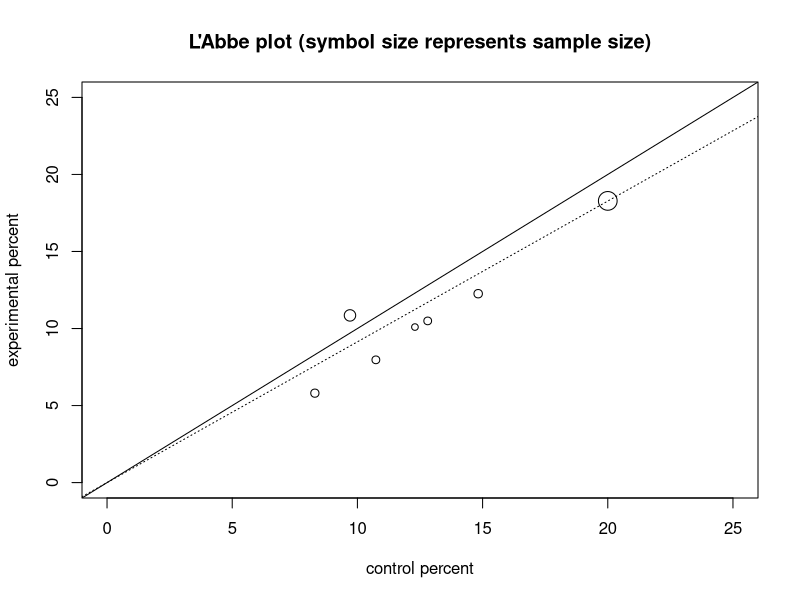
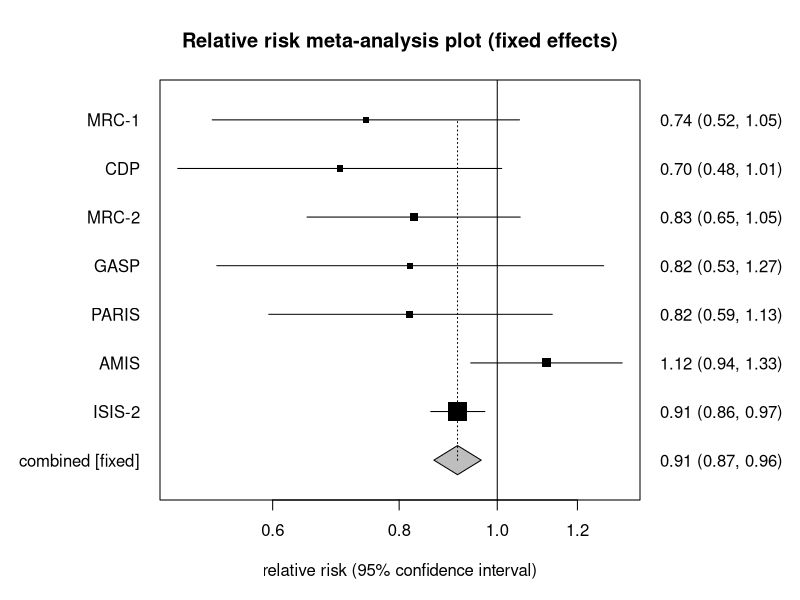
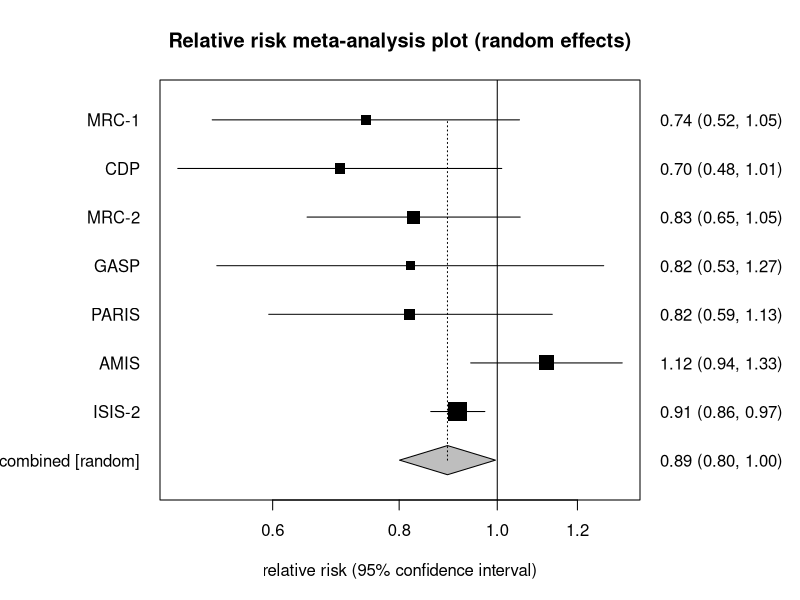

Reproduce these figures in R, in order.
# Relative risk meta-analysis: the StatsDirect help example (Fleiss and Gross 1991,
# deaths after myocardial infarction in seven placebo-controlled trials of aspirin;
# the test workbook's Meta-analysis worksheet columns A to E) in R
study <- c("MRC-1", "CDP", "MRC-2", "GASP", "PARIS", "AMIS", "ISIS-2")
exposed_total <- c(615, 758, 832, 317, 810, 2267, 8587)
exposed_cases <- c(49, 44, 102, 32, 85, 246, 1570)
control_total <- c(624, 771, 850, 309, 406, 2257, 8600)
control_cases <- c(67, 64, 126, 38, 52, 219, 1720)

# Each study's fourfold table in the report's order: a = exposed cases, b = control
# cases, cx = exposed non-cases and d = control non-cases (cx, because c is R's
# function for making a vector)
a <- exposed_cases
b <- control_cases
cx <- exposed_total - exposed_cases
d <- control_total - control_cases
n <- a + b + cx + d
k <- length(a)
z <- qnorm(0.975)
six <- function(x) formatC(x, digits = 6, format = "f", drop0trailing = TRUE)
one <- function(x) formatC(x, digits = 1, format = "f", drop0trailing = TRUE)
pv <- function(p) {
  if (p < 0.0001) "P < 0.0001" else
    paste("P =", formatC(p, digits = 4, format = "f", drop0trailing = TRUE))
}

# Base R has no meta-analysis function, so the report is built from the formulae.
# The relative risk of each study, with Koopman's (1984) likelihood score interval:
# at a trial value of the ratio the two risks are estimated under the constraint
# that they stand in that ratio (the root of a quadratic in the control risk), and
# the limits are the ratios at which the score statistic for the exposed count
# reaches plus and minus the normal deviate. This holds when every cell is filled;
# the program adjusts a total equal to its count by a half before solving.
rr <- (a / (a + cx)) / (b / (b + d))
koopman <- function(x1, n1, x0, n0) {
  score <- function(theta) {
    qa <- (n0 + n1) * theta
    qb <- -((x0 + n1) * theta + x1 + n0)
    qc <- x0 + x1
    p0 <- (-qb - sqrt(qb^2 - 4 * qa * qc)) / (2 * qa)
    p1 <- p0 * theta
    v <- 1 / ((1 - p0) / (n0 * p0) + (1 - p1) / (n1 * p1))
    (x1 - n1 * p1) / (1 - p1) / sqrt(v)
  }
  est <- (x1 / n1) / (x0 / n0)
  c(uniroot(function(t) score(t) - z, c(est / 100, est), tol = 1e-12)$root,
    uniroot(function(t) score(t) + z, c(est, est * 100), tol = 1e-12)$root)
}
ci <- t(mapply(koopman, a, a + cx, b, b + d))
cat("Stratum  Relative risk  95% CI (Koopman)\n")
for (i in 1:k) cat(i, six(rr[i]), six(ci[i, 1]), six(ci[i, 2]), study[i], "\n")

# Fixed effects: the Mantel-Haenszel type pooled risk ratio of Rothman and Boice,
# with the Greenland-Robins variance of its log for the interval and chi-square
w_mh <- b * (a + cx) / n
rr_mh <- sum(a * (b + d) / n) / sum(w_mh)
v_mh <- sum(((a + b) * (a + cx) * (b + d) - a * b * n) / n^2) /
  (sum(a * (b + d) / n) * sum(w_mh))
x2 <- log(rr_mh)^2 / v_mh

# Cochran's Q about the pooled log risk ratio above, each study weighted by the
# inverse of the usual variance of its log relative risk; the DerSimonian-Laird
# moment estimate of the between studies variance then inflates each variance for
# the random effects weights
lrr <- log(rr)
v_i <- 1 / a + 1 / b - 1 / (a + cx) - 1 / (b + d)
w_i <- 1 / v_i
q <- sum(w_i * (lrr - log(rr_mh))^2)
tau2 <- max(0, (q - (k - 1)) / (sum(w_i) - sum(w_i^2) / sum(w_i)))
w_dl <- 1 / (tau2 + v_i)
rr_dl <- exp(sum(w_dl * lrr) / sum(w_dl))
dl_ci <- exp(sum(w_dl * lrr) / sum(w_dl) + c(-1, 1) * z / sqrt(sum(w_dl)))
x2_dl <- sum(w_dl * lrr)^2 / sum(w_dl)

# The report's second table: the log relative risk, its variance recovered from
# the Koopman limits, and each study's share of the fixed and random weights
cat("Stratum  Standardized effect  Variance  % Weights (fixed, random)\n")
v_ci <- ((log(ci[, 2]) - log(ci[, 1])) / (2 * z))^2
for (i in 1:k) {
  cat(i, six(lrr[i]), six(v_ci[i]), six(100 * w_mh[i] / sum(w_mh)),
      six(100 * w_dl[i] / sum(w_dl)), study[i], "\n")
}

cat("Fixed effects (Mantel-Haenszel, Rothman-Boice)\n")
cat("Pooled relative risk = ", six(rr_mh), " (95% CI = ",
    six(exp(log(rr_mh) - z * sqrt(v_mh))), " to ",
    six(exp(log(rr_mh) + z * sqrt(v_mh))), ")\n", sep = "")
cat("Chi2 (test relative risk differs from 1) =", six(x2), " (df = 1) ",
    pv(pchisq(x2, 1, lower.tail = FALSE)), "\n")

# I-squared, with the interval that the heterogeneity topic attributes to Hedges and
# Pigott (2001), from the non-central chi-square distribution of Q: Q - df estimates the
# non-centrality, and the quantiles of that distribution give the limits for H-squared
# and so for I-squared
cat("Non-combinability of studies\n")
cat("Cochran Q = ", six(q), "  (df = ", k - 1, ")  ",
    pv(pchisq(q, k - 1, lower.tail = FALSE)), "\n", sep = "")
cat("Moment-based estimate of between studies variance =", six(tau2), "\n")
i2 <- max(0, 100 * (q - (k - 1)) / q)
nc <- max(0, q - (k - 1))
h2_lower <- max(1, qchisq(0.025, k - 1, ncp = nc) / (k - 1))
h2_upper <- qchisq(0.975, k - 1, ncp = nc) / (k - 1)
cat("I2 (inconsistency) = ", one(i2), "% (95% CI = ",
    one(100 * (h2_lower - 1) / h2_lower), "% to ",
    one(100 * (h2_upper - 1) / h2_upper), "%)\n", sep = "")

cat("Random effects (DerSimonian-Laird)\n")
cat("Pooled relative risk = ", six(rr_dl), " (95% CI = ", six(dl_ci[1]), " to ",
    six(dl_ci[2]), ")\n", sep = "")
cat("Chi2 (test relative risk differs from 1) =", six(x2_dl), " (df = 1) ",
    pv(pchisq(x2_dl, 1, lower.tail = FALSE)), "\n")

# Bias indicators. Begg and Mazumdar's rank correlation is Kendall's tau between
# each study's deviation from the inverse variance pooled log relative risk,
# standardised by its variance less the pooled variance, and that variance; with
# no ties among seven studies cor.test gives the exact two sided P, and fewer than
# eleven studies give the test little power
se_i <- sqrt(v_i)
dev <- (lrr - sum(w_i * lrr) / sum(w_i)) / sqrt(v_i - 1 / sum(w_i))
kt <- cor.test(dev, v_i, method = "kendall")
cat("Bias indicators\n")
cat("Begg-Mazumdar: Kendall's tau =", six(kt$estimate), "", pv(kt$p.value),
    "(low power)\n")

# Egger's test regresses each study's standardised effect (log relative risk over
# its standard error) on its precision (one over that standard error); the bias
# is the intercept, judged by a t test on k - 2 degrees of freedom with a 90%
# interval, the level the test is conventionally reported at
egger <- function(y, x, label) {
  fit <- lm(y ~ x)
  bias <- coef(fit)[1]
  se <- sqrt(vcov(fit)[1, 1])
  t <- bias / se
  cat(label, ": bias = ", six(bias), " (90% CI = ", six(bias - qt(0.95, k - 2) * se),
      " to ", six(bias + qt(0.95, k - 2) * se), ") ",
      pv(2 * pt(-abs(t), k - 2)), "\n", sep = "")
}
egger(lrr / se_i, 1 / se_i, "Egger")

# Harbord's modification (Harbord, Egger and Sterne 2006) uses the efficient score
# for the log relative risk and its Fisher information in place of the estimate and
# its standard error, which are far less correlated than the estimate and its standard
# error when effects are large or events few
score <- (a * n - (a + b) * (a + cx)) / (cx + d)
info <- (b + d) * (a + cx) * (a + b) / (n * (cx + d))
egger(score / sqrt(info), sqrt(info), "Harbord-Egger")

# The report's L'Abbe plot: the risk in the exposed group of each study against
# the risk in its control group, the symbol growing with the study size, with the
# line of equal risks and the line of the pooled relative risk
plot(100 * b / (b + d), 100 * a / (a + cx), cex = 0.5 + 2 * sqrt(n / max(n)),
     xlim = c(0, 25), ylim = c(0, 25), xlab = "control percent",
     ylab = "experimental percent",
     main = "L'Abbe plot (symbol size represents sample size)")
abline(0, 1)
abline(0, rr_mh, lty = 3)

# The two forest plots: each study's relative risk (the symbol growing with its
# weight) with its interval on a log scale, the line of no effect at 1 and the
# pooled estimate as a diamond at the foot
forest <- function(weights, pooled, lower, upper, title, label) {
  y <- rev(seq_len(k)) + 1
  par(mar = c(5, 8, 4, 8))
  plot(rr, y, log = "x", xlim = range(ci, lower, upper), ylim = c(0.5, k + 1.5),
       pch = 15, cex = 0.5 + 2 * sqrt(weights / max(weights)), yaxt = "n", ylab = "",
       xlab = "relative risk (95% confidence interval)", main = title)
  segments(ci[, 1], y, ci[, 2], y)
  polygon(c(lower, pooled, upper, pooled), c(1, 1.3, 1, 0.7), col = "grey")
  segments(pooled, 1, pooled, k + 1, lty = 3)
  abline(v = 1)
  axis(2, at = c(y, 1), labels = c(study, label), las = 1, tick = FALSE)
  axis(4, at = c(y, 1), las = 1, tick = FALSE,
       labels = sprintf("%.2f (%.2f, %.2f)", c(rr, pooled), c(ci[, 1], lower),
                        c(ci[, 2], upper)))
}
forest(w_mh, rr_mh, exp(log(rr_mh) - z * sqrt(v_mh)), exp(log(rr_mh) + z * sqrt(v_mh)),
       "Relative risk meta-analysis plot (fixed effects)", "combined [fixed]")
forest(w_dl, rr_dl, dl_ci[1], dl_ci[2],
       "Relative risk meta-analysis plot (random effects)", "combined [random]")
